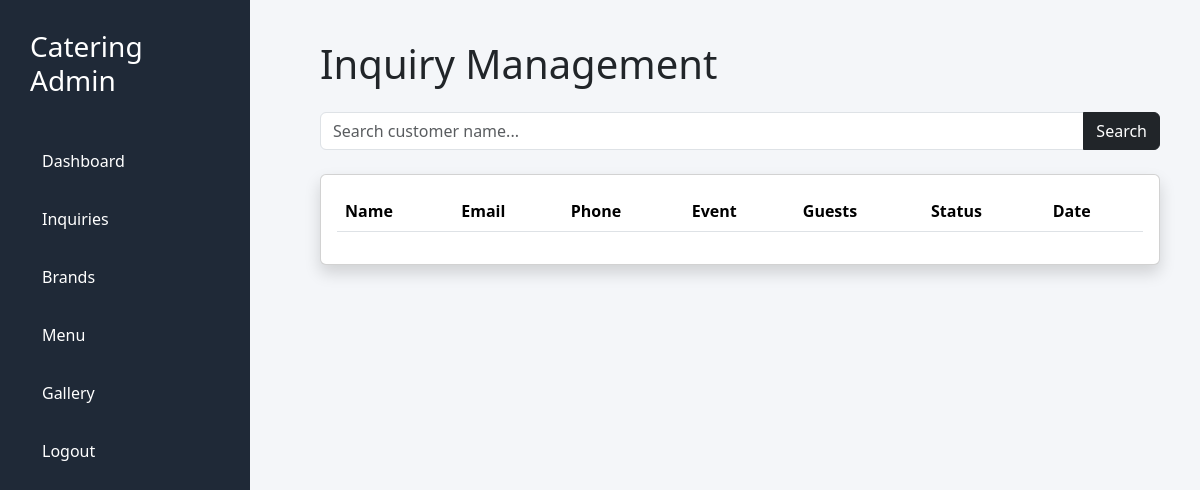
Page /dashboard/inquiries/ (signed in) on the earlier database version.
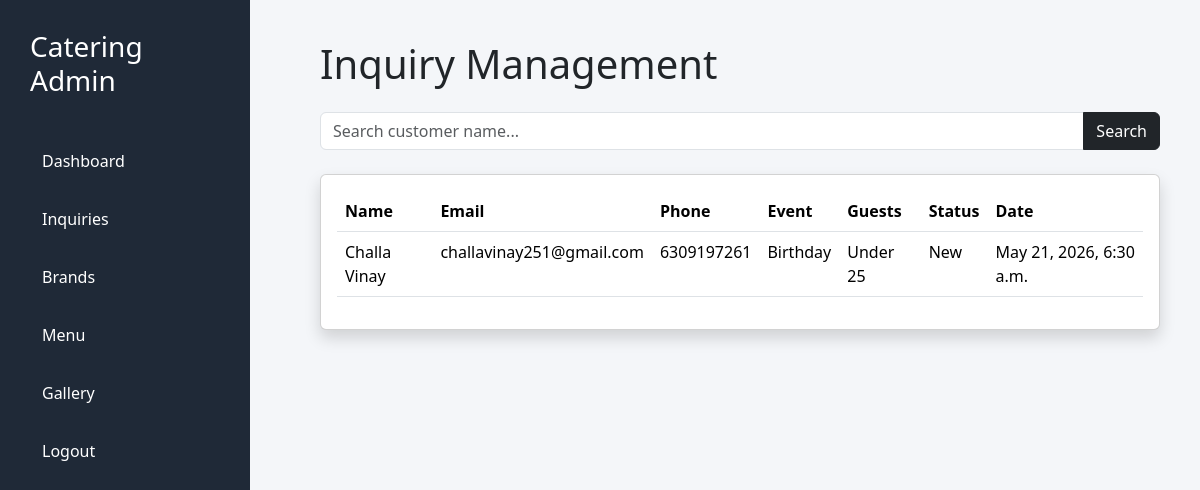
Same page on the later database version.
### inquiries/models.py (models this page shows, shortened)
class Inquiry(models.Model):
    EVENT_CHOICES = [
        ('Wedding', 'Wedding'),
        ('Corporate', 'Corporate'),
        ('Birthday', 'Birthday'),
        ('Anniversary', 'Anniversary'),
        ('Holiday Party', 'Holiday Party'),
        ('Cultural/Religious Celebration', 'Cultural/Religious Celebration'),
        ('Other', 'Other')
    ]
    GUEST_CHOICES = [
        ('Under 25', 'Under 25'),
        ('25-50', '25-50'),
        ('50-100', '50-100'),
        ('100-200', '100-200'),
        ('200+', '200+')
    ]
    SERVICE_STYLE = [
        ('Buffet', 'Buffet'),
        ('Plated/Seated', 'Plated/Seated'),
        ('Family Style', 'Family Style'),
        ('Stations', 'Stations'),
        ('Cocktail/Appetizers', 'Cocktail/Appetizers'),
        ('Drop-off', 'Drop-off')
    ]
    LOCATION_TYPE = [
        ('Indoor', 'Indoor'),
        ('Outdoor', 'Outdoor')
    ]
    STATUS_CHOICES = [
        ('New', 'New'),
        ('Contacted', 'Contacted'),
        ('Quote Sent', 'Quote Sent'),
        ('Confirmed', 'Confirmed'),
        ('Completed', 'Completed')
    ]
    full_name = models.CharField(max_length=100)
    email = models.EmailField()
    phone = models.CharField(max_length=20)
    company = models.CharField(
        max_length=100,
        blank=True,
        null=True
    )
    event_type = models.CharField(
        max_length=100,
        choices=EVENT_CHOICES
    )
    event_date = models.DateField()
    flexible_date = models.BooleanField(
        default=False
    )
    event_time = models.TimeField(
        blank=True,
        null=True
    )
    guests = models.CharField(
        max_length=50,
        choices=GUEST_CHOICES
    )
    venue = models.CharField(
        max_length=200,
        blank=True,
        null=True
    )
    indoor_outdoor = models.CharField(
        max_length=50,
        choices=LOCATION_TYPE,
        blank=True,
        null=True
    )
    cuisine = models.CharField(
        max_length=200
    )
    service_style = models.CharField(
        max_length=100,
        choices=SERVICE_STYLE,
        blank=True,
        null=True
    )
    dietary_requirements = models.TextField(
        blank=True,
        null=True
    )
    services_needed = models.TextField(
        blank=True,
        null=True
    )
    budget = models.CharField(
        max_length=100
    )
    event_details = models.TextField(
        blank=True,
        null=True
    )
    hear_about = models.CharField(
        max_length=100,
        blank=True,
        null=True
    )
    status = models.CharField(
        max_length=50,
        choices=STATUS_CHOICES,
        default='New'
    )
    created = models.DateTimeField(
        auto_now_add=True
    )

### dashboard/views.py (the view)
@login_required
def inquiries_management(request):
    inquiries=Inquiry.objects.all().order_by(
        '-created'
    )
    search=request.GET.get(
        'search'
    )
    if search:
        inquiries=inquiries.filter(
            full_name__icontains=search
        )
    context={
        'inquiries':inquiries
    }
    return render(
        request,
        'dashboard/inquiries.html',
        context
    )

### templates/dashboard/inquiries.html
{% extends 'dashboard/base_dashboard.html' %}
{% block content %}
<h1 class="mb-4">
Inquiry Management
</h1>
<form method="GET">
<div class="input-group mb-4">
<input
type="text"
name="search"
class="form-control"
placeholder="Search customer name..."
>
<button class="btn btn-dark">
Search
</button>
</div>
</form>
<div class="card shadow">
<div class="card-body">
<table class="table table-hover">
<thead>
<tr>
<th>Name</th>
<th>Email</th>
<th>Phone</th>
<th>Event</th>
<th>Guests</th>
<th>Status</th>
<th>Date</th>
</tr>
</thead>
<tbody>
{% for inquiry in inquiries %}
<tr>
<td>
{{inquiry.full_name}}
</td>
<td>
{{inquiry.email}}
</td>
<td>
{{inquiry.phone}}
</td>
<td>
{{inquiry.event_type}}
</td>
<td>
{{inquiry.guests}}
</td>
<td>
{{inquiry.status}}
</td>
<td>
{{inquiry.created}}
</td>
</tr>
{% endfor %}
</tbody>
</table>
</div>
</div>
{% endblock %}

### templates/dashboard/base_dashboard.html (shortened to what this page needs)
<!DOCTYPE html>
<html>
<head>
<link href="https://cdn.jsdelivr.net/npm/bootstrap@5.3.3/dist/css/bootstrap.min.css"
rel="stylesheet">
</head>
<body>
<div class="sidebar">
<h3>
Catering Admin
</h3>
<a href="/dashboard/">
Dashboard
</a>
<a href="/dashboard/inquiries/">
Inquiries
</a>
<a href="/admin/brands/brand/">
Brands
</a>
<a href="/admin/menu/menuitem/">
Menu
</a>
<a href="/admin/gallery/">
Gallery
</a>
<a href="/accounts/logout/">
Logout
</a>
</div>
<div class="content">
{% block content %}
{% endblock %}
</div>
</body>
</html>

### templates/dashboard/base_dashboard.html (style rules this page uses)
body { background:#f4f6f9; margin:0; }
.sidebar { position:fixed; left:0; top:0; width:250px; height:100vh; background:#1f2937; padding:30px; }
.sidebar h3 { color:white; margin-bottom:40px; }
.sidebar a { display:block; color:white; padding:12px; text-decoration:none; border-radius:8px; margin-bottom:10px; }
.content { margin-left:280px; padding:40px; }

Differences in the rows shown:
added Inquiry: full_name "Challa Vinay", email "challavinay251@gmail.com", phone "6309197261", event_type "Birthday", guests "Under 25", status "New", created "May 21, 2026, 6:30 a.m."
